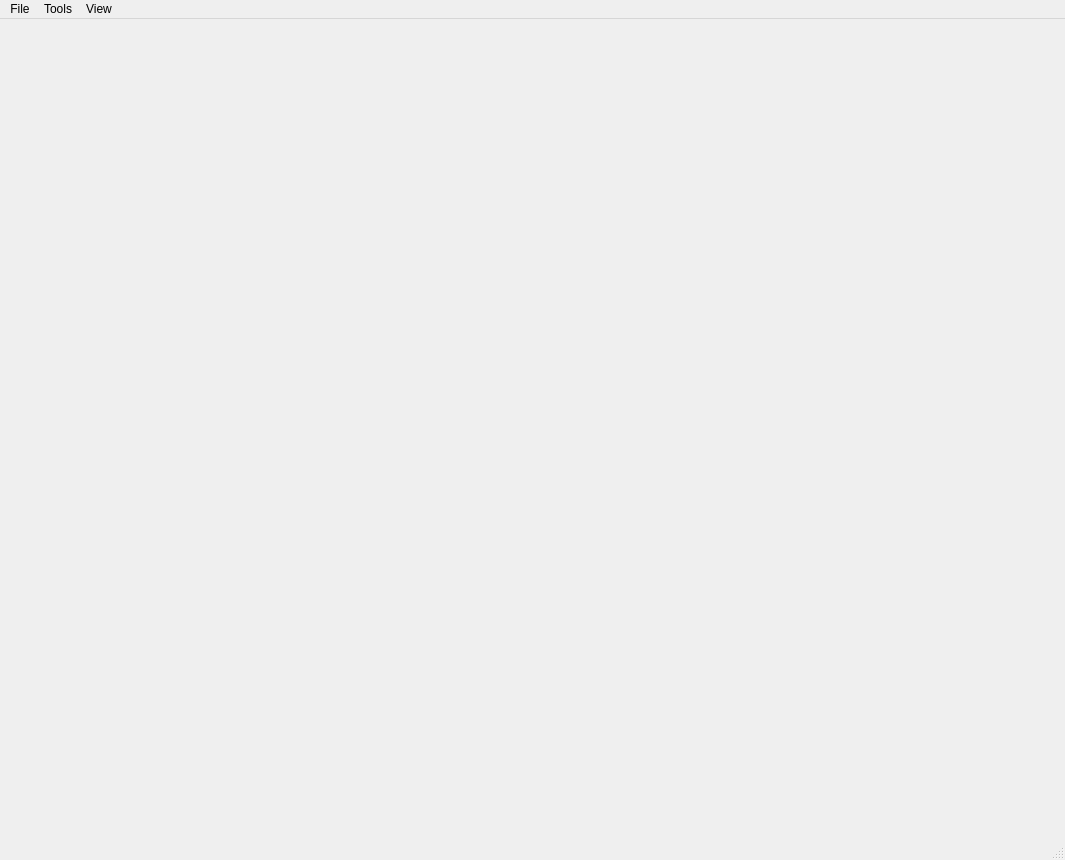
<?xml version="1.0" encoding="UTF-8"?>
<ui version="4.0">
 <class>MainWindow</class>
 <widget class="QMainWindow" name="MainWindow">
  <property name="geometry">
   <rect>
    <x>0</x>
    <y>0</y>
    <width>1065</width>
    <height>860</height>
   </rect>
  </property>
  <property name="windowTitle">
   <string>MainWindow</string>
  </property>
  <widget class="QWidget" name="centralwidget"/>
  <widget class="QMenuBar" name="menubar">
   <property name="geometry">
    <rect>
     <x>0</x>
     <y>0</y>
     <width>1065</width>
     <height>21</height>
    </rect>
   </property>
   <widget class="QMenu" name="menuFile">
    <property name="title">
     <string>File</string>
    </property>
    <addaction name="actionFile"/>
    <addaction name="actionSave"/>
    <addaction name="actionExport"/>
   </widget>
   <widget class="QMenu" name="menuTools">
    <property name="title">
     <string>Tools</string>
    </property>
    <addaction name="actionGoogle_Knowledge_Graph"/>
    <addaction name="actionWordnet"/>
    <addaction name="actionWord_Map"/>
    <addaction name="separator"/>
    <addaction name="actionTopic_Modelling"/>
    <addaction name="actionSentiment_Modelling"/>
    <addaction name="separator"/>
    <addaction name="actionWordle_Map"/>
   </widget>
   <widget class="QMenu" name="menuView">
    <property name="title">
     <string>View</string>
    </property>
    <addaction name="actionDatabase_Connection"/>
    <addaction name="actionWord_List"/>
    <addaction name="actionPost_Samples"/>
   </widget>
   <addaction name="menuFile"/>
   <addaction name="menuTools"/>
   <addaction name="menuView"/>
  </widget>
  <widget class="QStatusBar" name="statusbar"/>
  <action name="actionFile">
   <property name="text">
    <string>Open</string>
   </property>
  </action>
  <action name="actionSave">
   <property name="text">
    <string>Save</string>
   </property>
  </action>
  <action name="actionExport">
   <property name="text">
    <string>Export</string>
   </property>
  </action>
  <action name="actionGoogle_Knowledge_Graph">
   <property name="text">
    <string>Google Knowledge Graph</string>
   </property>
   <property name="shortcutContext">
    <enum>Qt::WidgetShortcut</enum>
   </property>
  </action>
  <action name="actionWordnet">
   <property name="text">
    <string>Wordnet</string>
   </property>
  </action>
  <action name="actionWord_Map">
   <property name="text">
    <string>Word Map</string>
   </property>
  </action>
  <action name="actionTopic_Modelling">
   <property name="text">
    <string>Topic Modelling</string>
   </property>
  </action>
  <action name="actionSentiment_Modelling">
   <property name="text">
    <string>Sentiment Modelling</string>
   </property>
  </action>
  <action name="actionWordle_Map">
   <property name="text">
    <string>Wordle Map</string>
   </property>
  </action>
  <action name="actionDatabase_Connection">
   <property name="text">
    <string>Database Connection</string>
   </property>
  </action>
  <action name="actionWord_List">
   <property name="text">
    <string>Word List</string>
   </property>
  </action>
  <action name="actionPost_Samples">
   <property name="text">
    <string>Post Samples</string>
   </property>
  </action>
 </widget>
 <resources/>
 <connections/>
</ui>
